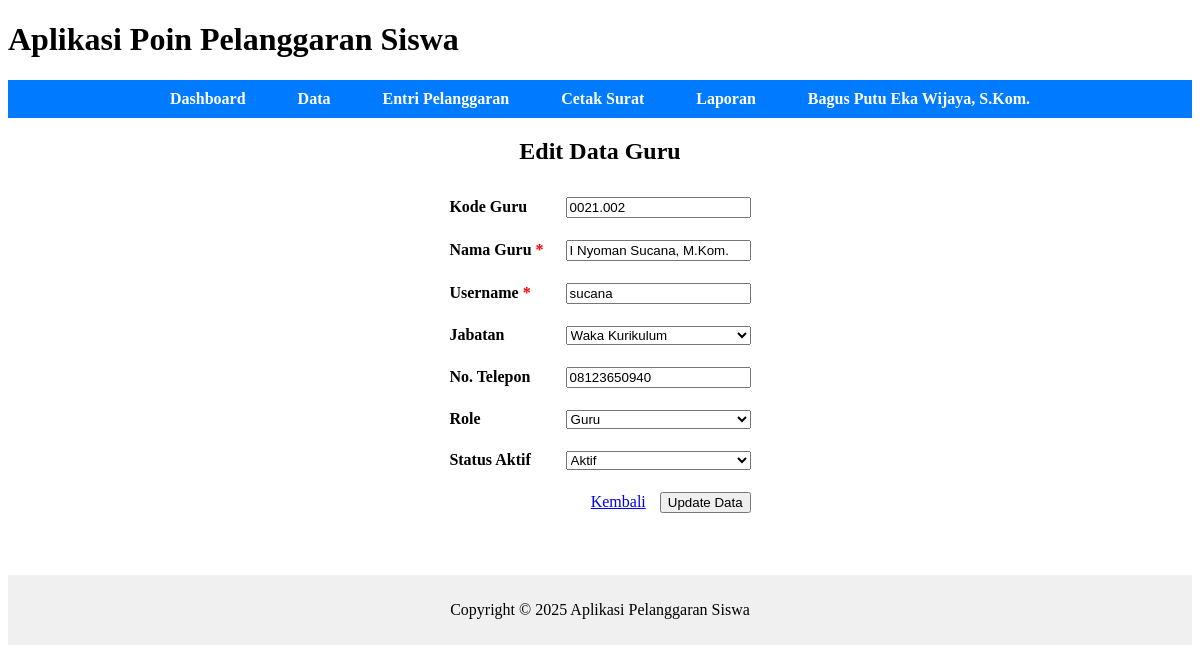
Before: /pages/guru/edit.php?id=0021.002 (signed in) with the older database file.
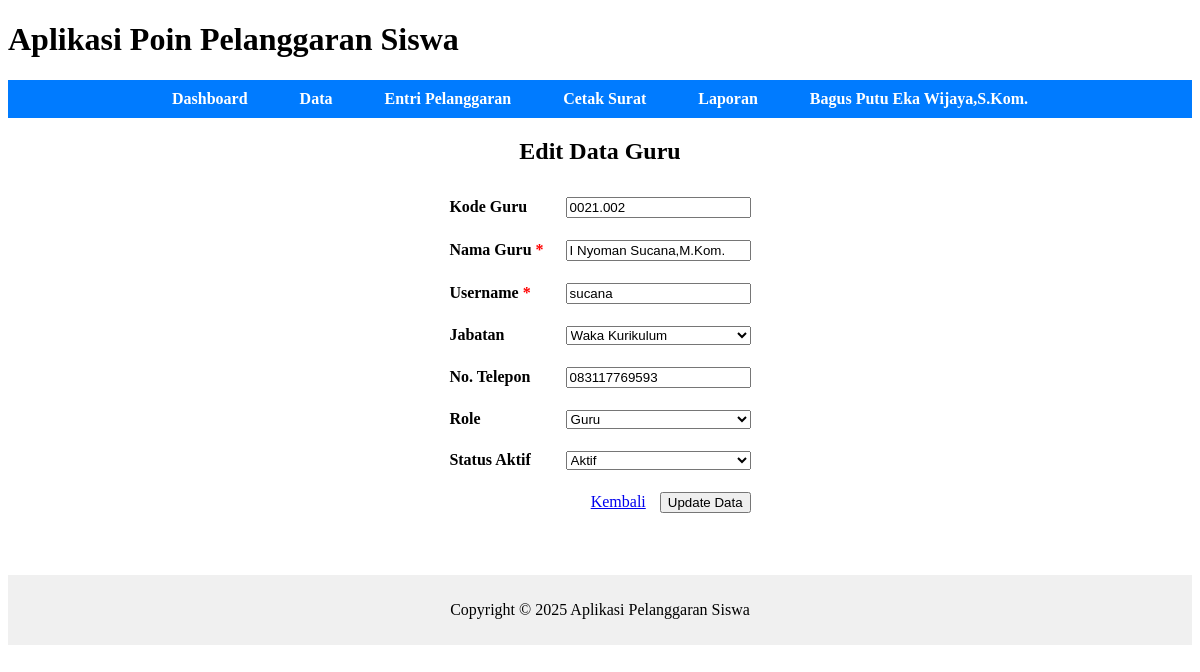
After: the same page with the newer database file.
### tables this page shows
CREATE TABLE `guru` (
  `kode_guru` char(8) NOT NULL,
  `nama_pengguna` varchar(100) DEFAULT NULL,
  `role` varchar(30) DEFAULT NULL,
  `username` varchar(50) DEFAULT NULL,
  `password` varchar(70) DEFAULT NULL,
  `aktif` enum('Y','N') DEFAULT NULL,
  `jabatan` varchar(50) DEFAULT NULL,
  `telp` varchar(16) DEFAULT NULL
);

### pages/guru/edit.php (the view, shortened to what this page needs)
<?php
include('../../config/config.php');
include('../../includes/header.php');
$id = isset($_GET['id']) ? mysqli_real_escape_string($conn, $_GET['id']) : '';
$query = "SELECT * FROM guru WHERE kode_guru = '$id'";
$result = mysqli_query($conn, $query);
$data = mysqli_fetch_assoc($result);
if (!$data) {
    echo "<div style='text-align:center; margin-top:40px;'><h3>Data guru tidak ditemukan!</h3><a href='list.php'>Kembali</a></div>";
} else {
    ?>
    <div style="text-align:center; margin-bottom:20px;">
        <h2>Edit Data Guru</h2>
    </div>
    <center>
        <form method="POST" action="../../process/guru_process.php">
            <table cellpadding="10">
                <tr>
                    <td><label><b>Kode Guru</b></label></td>
                    <td><input type="text" name="kode_guru" value="<?php echo htmlspecialchars($data['kode_guru']); ?>" readonly /></td>
                </tr>
                <tr>
                    <td><label><b>Nama Guru <span style="color:red;">*</span></b></label></td>
                    <td><input type="text" name="nama_guru" value="<?php echo htmlspecialchars($data['nama_pengguna']); ?>" required /></td>
                </tr>
                <tr>
                    <td><label><b>Username <span style="color:red;">*</span></b></label></td>
                    <td><input type="text" name="username" value="<?php echo htmlspecialchars($data['username']); ?>" required /></td>
                </tr>
                <tr>
                    <td><label><b>Jabatan</b></label></td>
                    <td>
                        <select name="jabatan" style="width: 100%;">
                            <?php
                            $jabatan_list = [
                                'Guru Mapel', 'Kepala Sekolah', 'Waka Kurikulum', 'Waka Kesiswaan',
                                'Waka Sarana Prasarana', 'Waka Humas', 'Komka AN', 'Komka RPL',
                                'Komka DKV', 'Komka TKJ', 'Komka BD', 'Guru BK XII', 'Guru BK XI',
                                'Guru BK X', 'Ketua Lab'
                            ];
                            foreach ($jabatan_list as $jbt) {
                                $selected = ($data['jabatan'] == $jbt) ? 'selected' : '';
                                echo "<option value=\"$jbt\" $selected>$jbt</option>";
                            }
                            ?>
                        </select>
                    </td>
                </tr>
                <tr>
                    <td><label><b>No. Telepon</b></label></td>
                    <td><input type="text" name="telp" value="<?php echo htmlspecialchars($data['telp']); ?>" /></td>
                </tr>
                <tr>
                    <td><label><b>Role</b></label></td>
                    <td>
                        <select name="role" style="width: 100%;">
                            <option value="Guru" <?php echo ($data['role'] == 'Guru') ? 'selected' : ''; ?>>Guru</option>
                        </select>
                    </td>
                </tr>
                <tr>
                    <td><label><b>Status Aktif</b></label></td>
                    <td>
                        <select name="aktif" style="width: 100%;">
                            <option value="Y" <?php echo ($data['aktif'] == 'Y') ? 'selected' : ''; ?>>Aktif</option>
                        </select>
                    </td>
                </tr>
                <tr>
                    <td colspan="2" align="right">
                        <a href="list.php" style="margin-right:10px;">Kembali</a>
                        <button type="submit">Update Data</button>
                    </td>
                </tr>
            </table>
        </form>
    </center>
    <?php
}
include('../../includes/footer.php');
?>

### includes/header.php (shortened to what this page needs)
<!DOCTYPE html>
<html lang="id">
<head>
</head>
<body>
    <header>
        <h1>Aplikasi Poin Pelanggaran Siswa</h1>
        <nav>
            <ul>
                <li><a href="/poin_siswa/pages/dashboard.php">Dashboard</a></li>
                <li class="dropdown">
                    <a href="#">Data</a>
                </li>
                <li><a href="/poin_siswa/pages/pelanggaran/add.php">Entri Pelanggaran</a></li>
                <li><a href="/poin_siswa/pages/surat/list.php">Cetak Surat</a></li>
                <li><a href="/poin_siswa/pages/laporan/list.php">Laporan</a></li>
                <li class="dropdown">
                    <a href="#"><?php echo $_COOKIE['nama'];?></a>
                </li>
            </ul>
        </nav>
    </header>
    <main>

Changed rows visible on the page:
changed guru "sucana": nama_guru "I Nyoman Sucana, M.Kom." → "I Nyoman Sucana,M.Kom."; telp "08123650940" → "083117769593"
Other visible differences:
$_COOKIE['nama']: "Bagus Putu Eka Wijaya, S.Kom." → "Bagus Putu Eka Wijaya,S.Kom."
